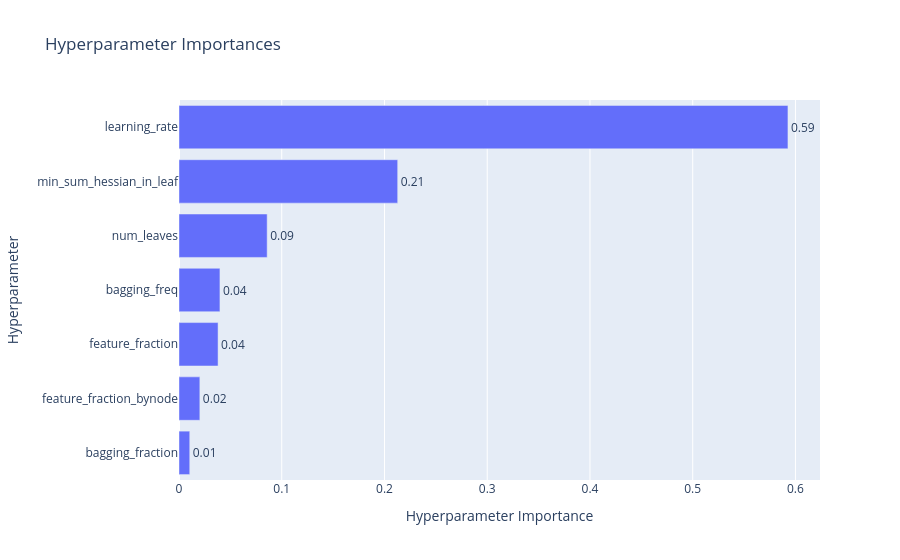

This figure's notebook cell:
### Code cell
plot_param_importances(study)

### Figure 1 — Plotly figure (JSON) as saved in the notebook; plotly's stock layout.template omitted (floating-point values rounded to 4 significant figures)
{"data": [{"cliponaxis": false, "hovertemplate": ["bagging_fraction (FloatDistribution): 0.010463423885954266<extra></extra>", "feature_fraction_bynode (FloatDistribution): 0.020289989523276562<extra></extra>", "feature_fraction (FloatDistribution): 0.03802354295130508<extra></extra>", "bagging_freq (IntDistribution): 0.039848480758784374<extra></extra>", "num_leaves (IntDistribution): 0.08582143196777257<extra></extra>", "min_sum_hessian_in_leaf (FloatDistribution): 0.2128524842028714<extra></extra>", "learning_rate (FloatDistribution): 0.5927006467100358<extra></extra>"], "name": "Objective Value", "orientation": "h", "text": ["0.01", "0.02", "0.04", "0.04", "0.09", "0.21", "0.59"], "textposition": "outside", "type": "bar", "x": [0.01046, 0.02029, 0.03802, 0.03985, 0.08582, 0.2129, 0.5927], "y": ["bagging_fraction", "feature_fraction_bynode", "feature_fraction", "bagging_freq", "num_leaves", "min_sum_hessian_in_leaf", "learning_rate"]}], "layout": {"title": {"text": "Hyperparameter Importances"}, "xaxis": {"title": {"text": "Hyperparameter Importance"}}, "yaxis": {"title": {"text": "Hyperparameter"}}}}
